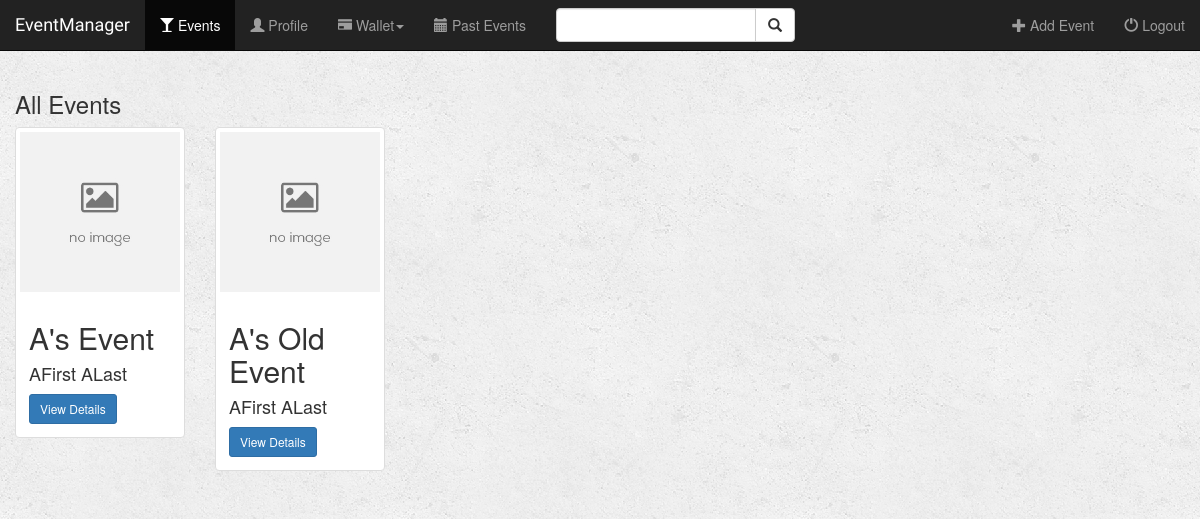
The page /event/ (signed in) on the database as committed earlier.
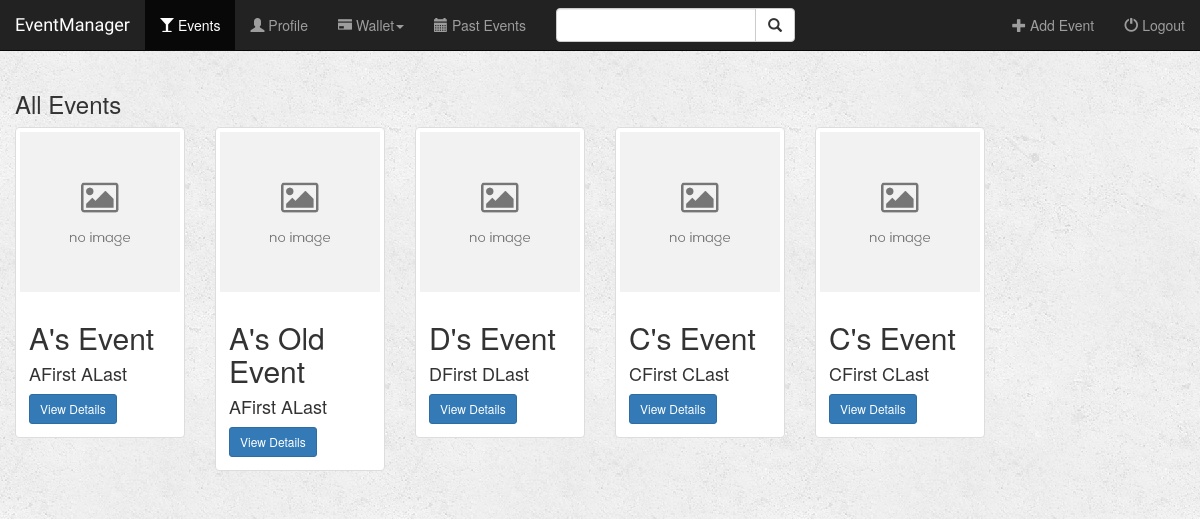
The same page on the database as committed later.
### event/models.py (models this page shows, shortened)
class Event(models.Model):
    name = models.CharField(max_length=50, null=False)
    location = models.TextField(max_length=500, null=False)
    date = models.DateField(null=True)
    time = models.TimeField(null=True)
    manager = models.ForeignKey(User, on_delete=models.CASCADE)
    fare = models.PositiveIntegerField(null=True)

### event/views.py (the view)
def home(request):
    if not request.user.is_authenticated:
        return render(request, 'event/login.html')
    else:
        events = Event.objects.all()
        query = request.GET.get("query")
        if query:
            events = events.filter(
                Q(name__icontains=query) |
                Q(manager__first_name__icontains=query) |
                Q(manager__last_name__icontains=query)
            ).distinct()
            return render(request, './event/home.html', {
                'user': request.user,
                'events': events,
                'query': query,
            })
        else:
            return render(request, './event/home.html', {
                'user': request.user,
                'events': events,
                'query': query,
            })

### event/templates/event/home.html (shortened to what this page needs)
{% extends 'event/base.html' %}
{% block events_active %}active{% endblock %}
{% block body %}
<div class="events-container container-fluid" style="box-sizing: border-box">
    <div class="row">
        <div class="col-sm-12">
            <h3>{% if query %}Searched Events{% else %}All Events{% endif %}</h3>
        </div>
        {% if events %}
            {% for event in events %}
                <div class="col-sm-4 col-lg-2">
                    <div class="thumbnail">
                        <img src="./../../static/event/images/default_event.jpg" class="img-responsive">
                        <div class="caption">
                            <h2>{{ event.name }}</h2>
                            <h4>{{ event.manager.first_name }} {{ event.manager.last_name }}</h4>
                            <a href="{% url 'event:detail' event.id %}" class="btn btn-primary btn-sm" role="button">View Details</a>
                        </div>
                    </div>
                </div>
            {% endfor %}
        {% elif query %}
            <br>
            <h3 class="error_message"><strong>Search did not match any event...</strong></h3>
        {% endif %}
    </div>
</div>
{% endblock %}

### event/templates/event/base.html (shortened to what this page needs)
<!DOCTYPE html>
<html lang="en">
<head>
    {% load staticfiles %}
    <link rel="stylesheet" href="https://maxcdn.bootstrapcdn.com/bootstrap/3.3.7/css/bootstrap.min.css">
    <link rel="stylesheet" type="text/css" href="{%  static 'event/css/style.css' %}"/>
</head>
<body>
    <nav class="navbar navbar-inverse navbar-fixed-top" style="box-sizing: border-box; position: relative">
        <div class="container-fluid">
            <div class="navbar-header">
                <a class="navbar-brand" href="{% url 'event:home' %}">EventManager</a>
            </div>
            <div class="collapse navbar-collapse" id="topNavBar">
                <ul class="nav navbar-nav">
                    <li class="{% block events_active %}{% endblock %}">
                        <a href="{% url 'event:home' %}"><span class="glyphicon glyphicon-glass" aria-hidden="true"></span>  Events</a>
                    </li>
                    <li class="{% block profile_active %}{% endblock %}">
                        <a href="{% url 'event:user_profile' user.pk %}" id="id_profile"><span class="glyphicon glyphicon-user" aria-hidden="true"></span>  Profile</a>
                    </li>
                    <li class="dropdown {% block wallet_active %}{% endblock %}">
                        <a class="dropdown-toggle" data-toggle="dropdown" href="#">
                            <span class="glyphicon glyphicon-credit-card" aria-hidden="true"></span>  Wallet<span class="caret"></span>
                        </a>
                    </li>
                    <li class="{% block past_events_active %}{% endblock %}">
                        <a href="{% url 'event:past_events' %}"><span class="glyphicon glyphicon-calendar" aria-hidden="true"></span>  Past Events</a>
                    </li>
                </ul>
                <form class="navbar-form navbar-left" role="search" method="get" action="{% url 'event:home' %}">
                    <div class="input-group col-xs-4">
                        <input type="text" class="form-control" name="query" value="{{ request.GET.q }}" style="width: 200px">
                        <div class="input-group-btn">
                            <button class="btn btn-default" type="submit">
                                <i class="glyphicon glyphicon-search"></i>
                            </button>
                        </div>
                    </div>
                </form>
                <ul class="nav navbar-nav navbar-right">
                    <li>
                        <a href="{% url 'event:add_event' %}"><span class="glyphicon glyphicon-plus" aria-hidden="true"></span>  Add Event</a>
                    </li>
                    <li>
                        <a href="{% url 'event:logout_user' %}"><span class="glyphicon glyphicon-off" aria-hidden="true"></span>  Logout</a>
                    </li>
                </ul>
            </div>
        </div>
    </nav>
{% block body %}
{% endblock %}
</body>
</html>

### event/static/event/css/style.css (style rules this page uses)
body { background: white url("./../images/background.png"); }
.navbar { border-radius: 0; }
.navbar-brand { font-family: 'Satisfy', cursive; }

Rows that differ between the two databases and show on the page:
added Event: name "D's Event", manager.first_name "DFirst", manager.last_name "DLast"
added Event: name "C's Event", manager.first_name "CFirst", manager.last_name "CLast"
added Event: name "C's Event", manager.first_name "CFirst", manager.last_name "CLast"
